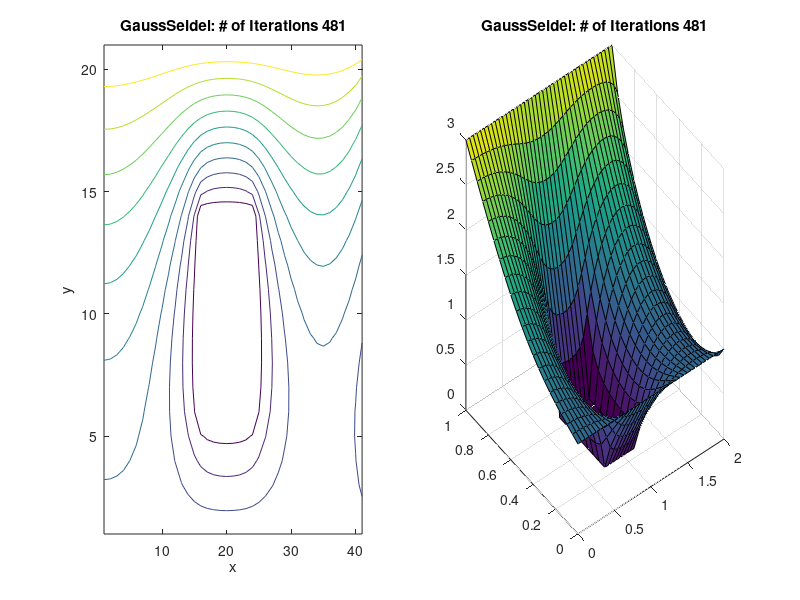
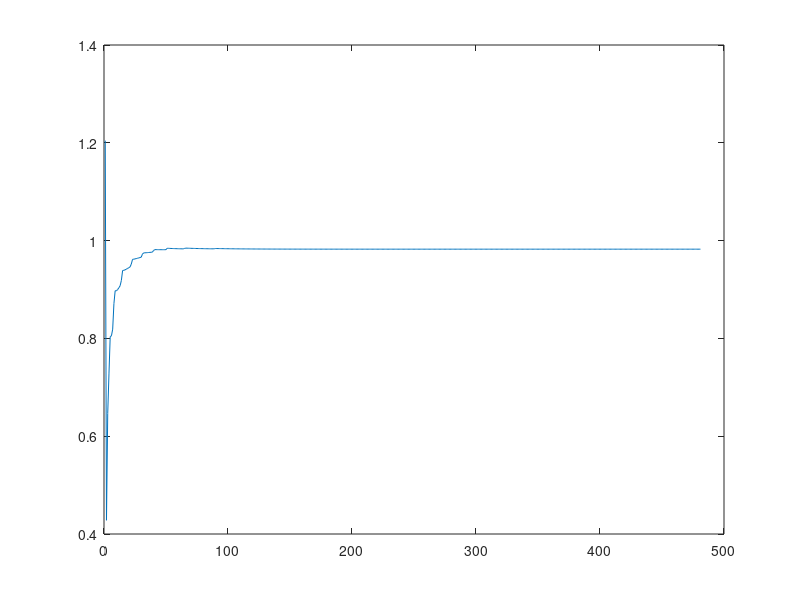
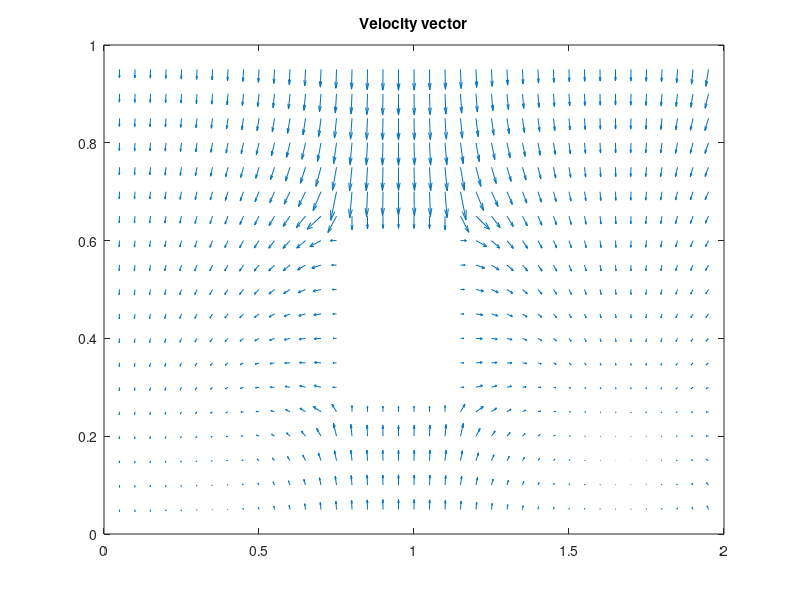

Write MATLAB code to recreate these figures, in order.
figure(1); subplot(1,2,1);subplot(1,2,2);
figure(2); 

% Gauss-Seidel
clear;
h=0.05;
x=[0:h:2];
y=[0:h:1];
A=zeros(length(y), length(x));
%% ---- BC -------
A(2:end-1,1) = (1/4) * ( A(1:end-2, 1) + A(3:end, 1) + 2*A(2:end-1, 2));
A(2:end-1,end) = 1/(4+2*h) * ( A(1:end-2, end) + A(3:end, end) + 2*A(2:end-1, end-1) - 2*h); % type3;
A(1,:)=1;
A(end,:)=3;
% ---- obstruction -----
A(6:14,16:24) = 0; 
       
error=1;
itr=0;
pitr=0;
while (error > 1e-5 && itr < 10000)
    itr=itr+1;
    Aold=A;
    for i=2:(length(y)-1)
        for j=1:length(x)
            if j==1
                A(i,j) = 1/4 * (A(i-1, j) + Aold(i+1, j) + 2*Aold(i, j+1));
            elseif j==length(x)
                A(i,j) = 1/(4+2*h) * ( A(i-1, j) + Aold(i+1, j) + 2*A(i, j-1) - 2*h);
            elseif 6<=i && i<=14 && 16<=j && j<=24
                A(i,j) = 0;
            elseif j~=length(x) && j~=1   
                A(i,j)=1/4*(A(i-1,j)+Aold(i+1,j)+A(i,j-1)+Aold(i,j+1));
            end
        end
    end
    errorold=error;
    error=max(max(abs(A-Aold)));
    errornew=error;
    spectral(itr)=errornew/errorold;
    pitr=pitr+1;
    if pitr==5
       figure(1);subplot(1,2,1);
       contour(A);
       pitr=0;
    end   
end
 
fprintf('Gauss Seidel Iterations %d\n',itr);
figure(1); subplot(1,2,1);
contour(A);
xlabel('x')
ylabel('y')
title(['GaussSeidel: # of Iterations ' num2str(itr)]);
figure(1); subplot(1,2,2);
[X,Y]=meshgrid(x, y);
surf(X,Y,A)
title(['GaussSeidel: # of Iterations ' num2str(itr)]);

figure(2), clf
plot(spectral);
gauss_spectral = mean(spectral(itr-5:itr));
fprintf('Spectral Radius %f\n',gauss_spectral);

fprintf('Value at point  x=0.5, y=0.5 %.12f \n', A(10,10))
%%
Vx=zeros(length(y), length(x));
Vy=zeros(length(y), length(x));

Vx(:, 2:end-1) = ( A(:,3:end) - A(:,1:end-2) ) ./ (2*h);
Vy(2:end-1, 2:end-1) = - ( A(3:end, 2:end-1) - A(1:end-2, 2:end-1) ) ./ (2*h);

figure(3), clf
quiver(x, y, Vx, Vy)
title('Velocity vector')